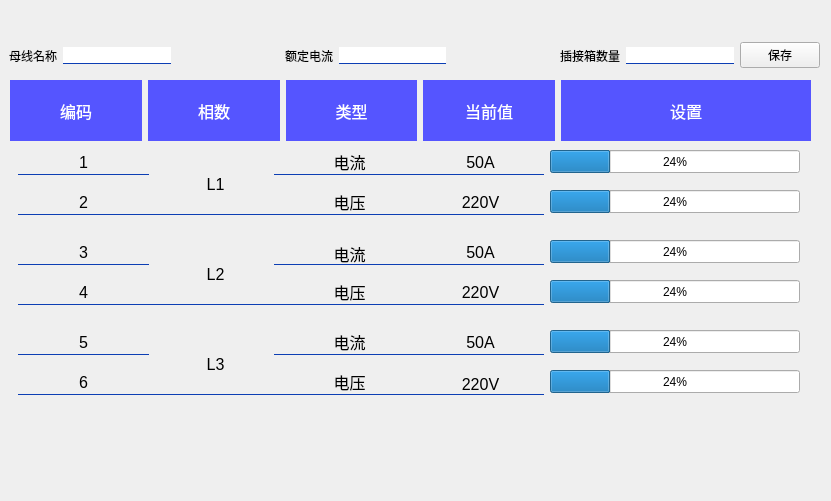
<?xml version="1.0" encoding="UTF-8"?>
<ui version="4.0">
 <class>MajorSetting</class>
 <widget class="QWidget" name="MajorSetting">
  <property name="geometry">
   <rect>
    <x>0</x>
    <y>0</y>
    <width>831</width>
    <height>501</height>
   </rect>
  </property>
  <property name="windowTitle">
   <string>Form</string>
  </property>
  <widget class="QWidget" name="widget" native="true">
   <property name="geometry">
    <rect>
     <x>9</x>
     <y>35</y>
     <width>811</width>
     <height>41</height>
    </rect>
   </property>
   <property name="maximumSize">
    <size>
     <width>16777215</width>
     <height>50</height>
    </size>
   </property>
   <property name="styleSheet">
    <string notr="true"/>
   </property>
   <layout class="QHBoxLayout" name="horizontalLayout">
    <item>
     <widget class="QLabel" name="label">
      <property name="text">
       <string>母线名称</string>
      </property>
     </widget>
    </item>
    <item>
     <widget class="QLineEdit" name="lineEdit">
      <property name="styleSheet">
       <string notr="true">QLineEdit{
	border-left:none;
	border-right:none;
	border-top: none;
	border-bottom:1px solid rgb(12,62,180);
}</string>
      </property>
     </widget>
    </item>
    <item>
     <spacer name="horizontalSpacer">
      <property name="orientation">
       <enum>Qt::Horizontal</enum>
      </property>
      <property name="sizeHint" stdset="0">
       <size>
        <width>104</width>
        <height>20</height>
       </size>
      </property>
     </spacer>
    </item>
    <item>
     <widget class="QLabel" name="label_2">
      <property name="text">
       <string>额定电流</string>
      </property>
     </widget>
    </item>
    <item>
     <widget class="QLineEdit" name="lineEdit_2">
      <property name="styleSheet">
       <string notr="true">QLineEdit{
	border-left:none;
	border-right:none;
	border-top: none;
	border-bottom:1px solid rgb(12,62,180);
}</string>
      </property>
     </widget>
    </item>
    <item>
     <spacer name="horizontalSpacer_2">
      <property name="orientation">
       <enum>Qt::Horizontal</enum>
      </property>
      <property name="sizeHint" stdset="0">
       <size>
        <width>104</width>
        <height>20</height>
       </size>
      </property>
     </spacer>
    </item>
    <item>
     <widget class="QLabel" name="label_3">
      <property name="text">
       <string>插接箱数量</string>
      </property>
     </widget>
    </item>
    <item>
     <widget class="QLineEdit" name="lineEdit_3">
      <property name="styleSheet">
       <string notr="true">QLineEdit{
	border-left:none;
	border-right:none;
	border-top: none;
	border-bottom:1px solid rgb(12,62,180);
}</string>
      </property>
     </widget>
    </item>
    <item>
     <widget class="QPushButton" name="pushButton">
      <property name="text">
       <string>保存</string>
      </property>
     </widget>
    </item>
   </layout>
  </widget>
  <widget class="QWidget" name="widget_2" native="true">
   <property name="geometry">
    <rect>
     <x>10</x>
     <y>80</y>
     <width>811</width>
     <height>381</height>
    </rect>
   </property>
   <property name="styleSheet">
    <string notr="true"/>
   </property>
   <widget class="QWidget" name="widget_3" native="true">
    <property name="geometry">
     <rect>
      <x>0</x>
      <y>0</y>
      <width>801</width>
      <height>61</height>
     </rect>
    </property>
    <property name="styleSheet">
     <string notr="true"/>
    </property>
    <layout class="QHBoxLayout" name="horizontalLayout_2">
     <item>
      <widget class="QLabel" name="label_4">
       <property name="font">
        <font>
         <pointsize>12</pointsize>
        </font>
       </property>
       <property name="styleSheet">
        <string notr="true">background-color: rgb(85, 85, 255);
color: rgb(255, 255, 255);</string>
       </property>
       <property name="text">
        <string>编码</string>
       </property>
       <property name="alignment">
        <set>Qt::AlignCenter</set>
       </property>
      </widget>
     </item>
     <item>
      <widget class="QLabel" name="label_5">
       <property name="font">
        <font>
         <pointsize>12</pointsize>
        </font>
       </property>
       <property name="styleSheet">
        <string notr="true">background-color: rgb(85, 85, 255);
color: rgb(255, 255, 255);</string>
       </property>
       <property name="text">
        <string>相数</string>
       </property>
       <property name="alignment">
        <set>Qt::AlignCenter</set>
       </property>
      </widget>
     </item>
     <item>
      <widget class="QLabel" name="label_6">
       <property name="font">
        <font>
         <pointsize>12</pointsize>
        </font>
       </property>
       <property name="styleSheet">
        <string notr="true">background-color: rgb(85, 85, 255);
color: rgb(255, 255, 255);</string>
       </property>
       <property name="text">
        <string>类型</string>
       </property>
       <property name="alignment">
        <set>Qt::AlignCenter</set>
       </property>
      </widget>
     </item>
     <item>
      <widget class="QLabel" name="label_7">
       <property name="font">
        <font>
         <pointsize>12</pointsize>
        </font>
       </property>
       <property name="styleSheet">
        <string notr="true">background-color: rgb(85, 85, 255);
color: rgb(255, 255, 255);</string>
       </property>
       <property name="text">
        <string>当前值</string>
       </property>
       <property name="alignment">
        <set>Qt::AlignCenter</set>
       </property>
      </widget>
     </item>
     <item>
      <widget class="QLabel" name="label_8">
       <property name="minimumSize">
        <size>
         <width>250</width>
         <height>0</height>
        </size>
       </property>
       <property name="font">
        <font>
         <pointsize>12</pointsize>
        </font>
       </property>
       <property name="styleSheet">
        <string notr="true">background-color: rgb(85, 85, 255);
color: rgb(255, 255, 255);</string>
       </property>
       <property name="text">
        <string>设置</string>
       </property>
       <property name="alignment">
        <set>Qt::AlignCenter</set>
       </property>
      </widget>
     </item>
    </layout>
   </widget>
   <widget class="QLabel" name="label_9">
    <property name="geometry">
     <rect>
      <x>8</x>
      <y>70</y>
      <width>131</width>
      <height>25</height>
     </rect>
    </property>
    <property name="font">
     <font>
      <pointsize>12</pointsize>
     </font>
    </property>
    <property name="styleSheet">
     <string notr="true">QLabel{
	border-left:none;
	border-right:none;
	border-top: none;
	border-bottom:1px solid rgb(12,62,180);
}</string>
    </property>
    <property name="text">
     <string>1</string>
    </property>
    <property name="alignment">
     <set>Qt::AlignCenter</set>
    </property>
   </widget>
   <widget class="QLabel" name="label_11">
    <property name="geometry">
     <rect>
      <x>264</x>
      <y>70</y>
      <width>151</width>
      <height>25</height>
     </rect>
    </property>
    <property name="font">
     <font>
      <pointsize>12</pointsize>
     </font>
    </property>
    <property name="styleSheet">
     <string notr="true">QLabel{
	border-left:none;
	border-right:none;
	border-top: none;
	border-bottom:1px solid rgb(12,62,180);
}</string>
    </property>
    <property name="text">
     <string>电流</string>
    </property>
    <property name="alignment">
     <set>Qt::AlignCenter</set>
    </property>
   </widget>
   <widget class="QLabel" name="label_1_cur">
    <property name="geometry">
     <rect>
      <x>407</x>
      <y>70</y>
      <width>127</width>
      <height>25</height>
     </rect>
    </property>
    <property name="font">
     <font>
      <pointsize>12</pointsize>
     </font>
    </property>
    <property name="styleSheet">
     <string notr="true">QLabel{
	border-left:none;
	border-right:none;
	border-top: none;
	border-bottom:1px solid rgb(12,62,180);
}</string>
    </property>
    <property name="text">
     <string>50A</string>
    </property>
    <property name="alignment">
     <set>Qt::AlignCenter</set>
    </property>
   </widget>
   <widget class="QLabel" name="label_14">
    <property name="geometry">
     <rect>
      <x>264</x>
      <y>110</y>
      <width>151</width>
      <height>25</height>
     </rect>
    </property>
    <property name="font">
     <font>
      <pointsize>12</pointsize>
     </font>
    </property>
    <property name="styleSheet">
     <string notr="true">QLabel{
	border-left:none;
	border-right:none;
	border-top: none;
	border-bottom:1px solid rgb(12,62,180);
}</string>
    </property>
    <property name="text">
     <string>电压</string>
    </property>
    <property name="alignment">
     <set>Qt::AlignCenter</set>
    </property>
   </widget>
   <widget class="QLabel" name="label_15">
    <property name="geometry">
     <rect>
      <x>8</x>
      <y>110</y>
      <width>131</width>
      <height>25</height>
     </rect>
    </property>
    <property name="font">
     <font>
      <pointsize>12</pointsize>
     </font>
    </property>
    <property name="styleSheet">
     <string notr="true">QLabel{
	border-left:none;
	border-right:none;
	border-top: none;
	border-bottom:1px solid rgb(12,62,180);
}</string>
    </property>
    <property name="text">
     <string>2</string>
    </property>
    <property name="alignment">
     <set>Qt::AlignCenter</set>
    </property>
   </widget>
   <widget class="QLabel" name="label_16">
    <property name="geometry">
     <rect>
      <x>130</x>
      <y>74</y>
      <width>151</width>
      <height>61</height>
     </rect>
    </property>
    <property name="font">
     <font>
      <pointsize>12</pointsize>
     </font>
    </property>
    <property name="styleSheet">
     <string notr="true">QLabel{
	border-left:none;
	border-right:none;
	border-top: none;
	border-bottom:1px solid rgb(12,62,180);
}</string>
    </property>
    <property name="text">
     <string>L1</string>
    </property>
    <property name="alignment">
     <set>Qt::AlignCenter</set>
    </property>
   </widget>
   <widget class="QLabel" name="label_1_vol">
    <property name="geometry">
     <rect>
      <x>407</x>
      <y>110</y>
      <width>127</width>
      <height>25</height>
     </rect>
    </property>
    <property name="font">
     <font>
      <pointsize>12</pointsize>
     </font>
    </property>
    <property name="styleSheet">
     <string notr="true">QLabel{
	border-left:none;
	border-right:none;
	border-top: none;
	border-bottom:1px solid rgb(12,62,180);
}</string>
    </property>
    <property name="text">
     <string>220V</string>
    </property>
    <property name="alignment">
     <set>Qt::AlignCenter</set>
    </property>
   </widget>
   <widget class="QLabel" name="label_19">
    <property name="geometry">
     <rect>
      <x>264</x>
      <y>164</y>
      <width>151</width>
      <height>21</height>
     </rect>
    </property>
    <property name="font">
     <font>
      <pointsize>12</pointsize>
     </font>
    </property>
    <property name="styleSheet">
     <string notr="true">QLabel{
	border-left:none;
	border-right:none;
	border-top: none;
	border-bottom:1px solid rgb(12,62,180);
}</string>
    </property>
    <property name="text">
     <string>电流</string>
    </property>
    <property name="alignment">
     <set>Qt::AlignCenter</set>
    </property>
   </widget>
   <widget class="QLabel" name="label_20">
    <property name="geometry">
     <rect>
      <x>8</x>
      <y>160</y>
      <width>131</width>
      <height>25</height>
     </rect>
    </property>
    <property name="font">
     <font>
      <pointsize>12</pointsize>
     </font>
    </property>
    <property name="styleSheet">
     <string notr="true">QLabel{
	border-left:none;
	border-right:none;
	border-top: none;
	border-bottom:1px solid rgb(12,62,180);
}</string>
    </property>
    <property name="text">
     <string>3</string>
    </property>
    <property name="alignment">
     <set>Qt::AlignCenter</set>
    </property>
   </widget>
   <widget class="QLabel" name="label_21">
    <property name="geometry">
     <rect>
      <x>8</x>
      <y>200</y>
      <width>131</width>
      <height>25</height>
     </rect>
    </property>
    <property name="font">
     <font>
      <pointsize>12</pointsize>
     </font>
    </property>
    <property name="styleSheet">
     <string notr="true">QLabel{
	border-left:none;
	border-right:none;
	border-top: none;
	border-bottom:1px solid rgb(12,62,180);
}</string>
    </property>
    <property name="text">
     <string>4</string>
    </property>
    <property name="alignment">
     <set>Qt::AlignCenter</set>
    </property>
   </widget>
   <widget class="QLabel" name="label_2_vol">
    <property name="geometry">
     <rect>
      <x>407</x>
      <y>200</y>
      <width>127</width>
      <height>25</height>
     </rect>
    </property>
    <property name="font">
     <font>
      <pointsize>12</pointsize>
     </font>
    </property>
    <property name="styleSheet">
     <string notr="true">QLabel{
	border-left:none;
	border-right:none;
	border-top: none;
	border-bottom:1px solid rgb(12,62,180);
}</string>
    </property>
    <property name="text">
     <string>220V</string>
    </property>
    <property name="alignment">
     <set>Qt::AlignCenter</set>
    </property>
   </widget>
   <widget class="QLabel" name="label_2_cur">
    <property name="geometry">
     <rect>
      <x>407</x>
      <y>160</y>
      <width>127</width>
      <height>25</height>
     </rect>
    </property>
    <property name="font">
     <font>
      <pointsize>12</pointsize>
     </font>
    </property>
    <property name="styleSheet">
     <string notr="true">QLabel{
	border-left:none;
	border-right:none;
	border-top: none;
	border-bottom:1px solid rgb(12,62,180);
}</string>
    </property>
    <property name="text">
     <string>50A</string>
    </property>
    <property name="alignment">
     <set>Qt::AlignCenter</set>
    </property>
   </widget>
   <widget class="QLabel" name="label_26">
    <property name="geometry">
     <rect>
      <x>130</x>
      <y>164</y>
      <width>151</width>
      <height>61</height>
     </rect>
    </property>
    <property name="font">
     <font>
      <pointsize>12</pointsize>
     </font>
    </property>
    <property name="styleSheet">
     <string notr="true">QLabel{
	border-left:none;
	border-right:none;
	border-top: none;
	border-bottom:1px solid rgb(12,62,180);
}</string>
    </property>
    <property name="text">
     <string>L2</string>
    </property>
    <property name="alignment">
     <set>Qt::AlignCenter</set>
    </property>
   </widget>
   <widget class="QLabel" name="label_27">
    <property name="geometry">
     <rect>
      <x>264</x>
      <y>200</y>
      <width>151</width>
      <height>25</height>
     </rect>
    </property>
    <property name="font">
     <font>
      <pointsize>12</pointsize>
     </font>
    </property>
    <property name="styleSheet">
     <string notr="true">QLabel{
	border-left:none;
	border-right:none;
	border-top: none;
	border-bottom:1px solid rgb(12,62,180);
}</string>
    </property>
    <property name="text">
     <string>电压</string>
    </property>
    <property name="alignment">
     <set>Qt::AlignCenter</set>
    </property>
   </widget>
   <widget class="QLabel" name="label_3_vol">
    <property name="geometry">
     <rect>
      <x>407</x>
      <y>294</y>
      <width>127</width>
      <height>21</height>
     </rect>
    </property>
    <property name="font">
     <font>
      <pointsize>12</pointsize>
     </font>
    </property>
    <property name="styleSheet">
     <string notr="true">QLabel{
	border-left:none;
	border-right:none;
	border-top: none;
	border-bottom:1px solid rgb(12,62,180);
}</string>
    </property>
    <property name="text">
     <string>220V</string>
    </property>
    <property name="alignment">
     <set>Qt::AlignCenter</set>
    </property>
   </widget>
   <widget class="QLabel" name="label_3_cur">
    <property name="geometry">
     <rect>
      <x>407</x>
      <y>250</y>
      <width>127</width>
      <height>25</height>
     </rect>
    </property>
    <property name="font">
     <font>
      <pointsize>12</pointsize>
     </font>
    </property>
    <property name="styleSheet">
     <string notr="true">QLabel{
	border-left:none;
	border-right:none;
	border-top: none;
	border-bottom:1px solid rgb(12,62,180);
}</string>
    </property>
    <property name="text">
     <string>50A</string>
    </property>
    <property name="alignment">
     <set>Qt::AlignCenter</set>
    </property>
   </widget>
   <widget class="QLabel" name="label_32">
    <property name="geometry">
     <rect>
      <x>8</x>
      <y>290</y>
      <width>131</width>
      <height>25</height>
     </rect>
    </property>
    <property name="font">
     <font>
      <pointsize>12</pointsize>
     </font>
    </property>
    <property name="styleSheet">
     <string notr="true">QLabel{
	border-left:none;
	border-right:none;
	border-top: none;
	border-bottom:1px solid rgb(12,62,180);
}</string>
    </property>
    <property name="text">
     <string>6</string>
    </property>
    <property name="alignment">
     <set>Qt::AlignCenter</set>
    </property>
   </widget>
   <widget class="QLabel" name="label_33">
    <property name="geometry">
     <rect>
      <x>8</x>
      <y>250</y>
      <width>131</width>
      <height>25</height>
     </rect>
    </property>
    <property name="font">
     <font>
      <pointsize>12</pointsize>
     </font>
    </property>
    <property name="styleSheet">
     <string notr="true">QLabel{
	border-left:none;
	border-right:none;
	border-top: none;
	border-bottom:1px solid rgb(12,62,180);
}</string>
    </property>
    <property name="text">
     <string>5</string>
    </property>
    <property name="alignment">
     <set>Qt::AlignCenter</set>
    </property>
   </widget>
   <widget class="QLabel" name="label_34">
    <property name="geometry">
     <rect>
      <x>264</x>
      <y>290</y>
      <width>151</width>
      <height>25</height>
     </rect>
    </property>
    <property name="font">
     <font>
      <pointsize>12</pointsize>
     </font>
    </property>
    <property name="styleSheet">
     <string notr="true">QLabel{
	border-left:none;
	border-right:none;
	border-top: none;
	border-bottom:1px solid rgb(12,62,180);
}</string>
    </property>
    <property name="text">
     <string>电压</string>
    </property>
    <property name="alignment">
     <set>Qt::AlignCenter</set>
    </property>
   </widget>
   <widget class="QLabel" name="label_35">
    <property name="geometry">
     <rect>
      <x>130</x>
      <y>254</y>
      <width>151</width>
      <height>61</height>
     </rect>
    </property>
    <property name="font">
     <font>
      <pointsize>12</pointsize>
     </font>
    </property>
    <property name="styleSheet">
     <string notr="true">QLabel{
	border-left:none;
	border-right:none;
	border-top: none;
	border-bottom:1px solid rgb(12,62,180);
}</string>
    </property>
    <property name="text">
     <string>L3</string>
    </property>
    <property name="alignment">
     <set>Qt::AlignCenter</set>
    </property>
   </widget>
   <widget class="QLabel" name="label_38">
    <property name="geometry">
     <rect>
      <x>264</x>
      <y>250</y>
      <width>151</width>
      <height>25</height>
     </rect>
    </property>
    <property name="font">
     <font>
      <pointsize>12</pointsize>
     </font>
    </property>
    <property name="styleSheet">
     <string notr="true">QLabel{
	border-left:none;
	border-right:none;
	border-top: none;
	border-bottom:1px solid rgb(12,62,180);
}</string>
    </property>
    <property name="text">
     <string>电流</string>
    </property>
    <property name="alignment">
     <set>Qt::AlignCenter</set>
    </property>
   </widget>
   <widget class="MyProgressBar" name="progressBar">
    <property name="geometry">
     <rect>
      <x>540</x>
      <y>70</y>
      <width>250</width>
      <height>23</height>
     </rect>
    </property>
    <property name="value">
     <number>24</number>
    </property>
   </widget>
   <widget class="MyProgressBar" name="progressBar_2">
    <property name="geometry">
     <rect>
      <x>540</x>
      <y>110</y>
      <width>250</width>
      <height>23</height>
     </rect>
    </property>
    <property name="value">
     <number>24</number>
    </property>
   </widget>
   <widget class="MyProgressBar" name="progressBar_3">
    <property name="geometry">
     <rect>
      <x>540</x>
      <y>160</y>
      <width>250</width>
      <height>23</height>
     </rect>
    </property>
    <property name="value">
     <number>24</number>
    </property>
   </widget>
   <widget class="MyProgressBar" name="progressBar_4">
    <property name="geometry">
     <rect>
      <x>540</x>
      <y>200</y>
      <width>250</width>
      <height>23</height>
     </rect>
    </property>
    <property name="value">
     <number>24</number>
    </property>
   </widget>
   <widget class="MyProgressBar" name="progressBar_5">
    <property name="geometry">
     <rect>
      <x>540</x>
      <y>250</y>
      <width>250</width>
      <height>23</height>
     </rect>
    </property>
    <property name="value">
     <number>24</number>
    </property>
   </widget>
   <widget class="MyProgressBar" name="progressBar_6">
    <property name="geometry">
     <rect>
      <x>540</x>
      <y>290</y>
      <width>250</width>
      <height>23</height>
     </rect>
    </property>
    <property name="value">
     <number>24</number>
    </property>
   </widget>
  </widget>
 </widget>
 <customwidgets>
  <customwidget>
   <class>MyProgressBar</class>
   <extends>QProgressBar</extends>
   <header>myprogressbar.h</header>
  </customwidget>
 </customwidgets>
 <resources/>
 <connections/>
</ui>
